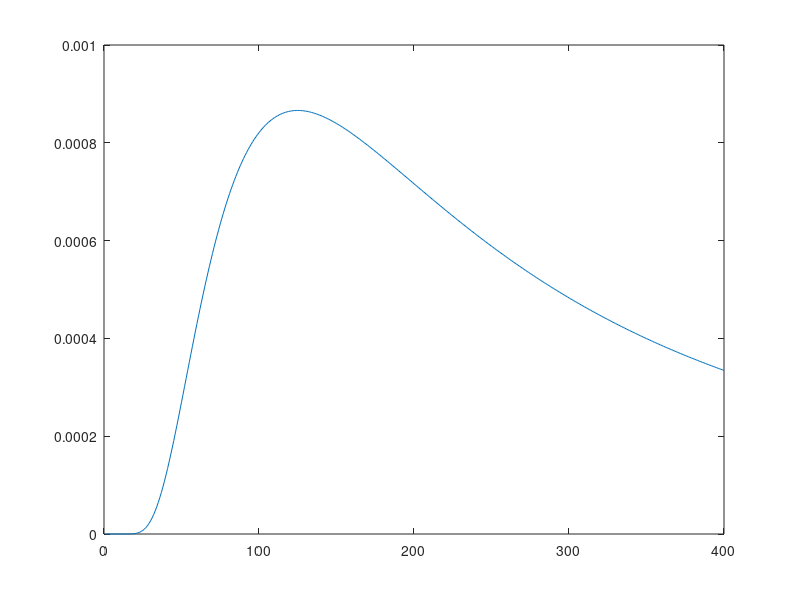

MATLAB code to generate this figure:
clear;
close all;
clc;

c = 1.0;
n = 4;
alpha = 50;

% theta = [0.01 : 0.01 : 10];
theta = linspace(0.1, 40, 400);

iChi = c * power(theta, -n / 2) .* exp(-alpha ./ theta / 2);


plot(iChi);